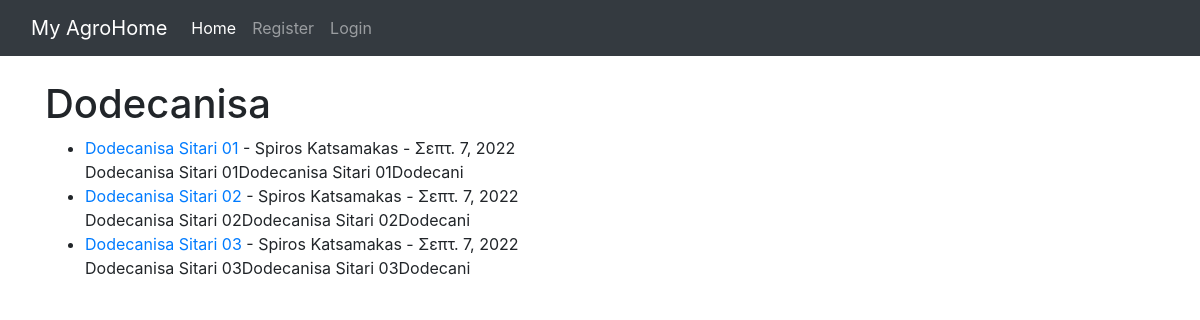
The page /region/Dodecanisa/ on the database as committed earlier.
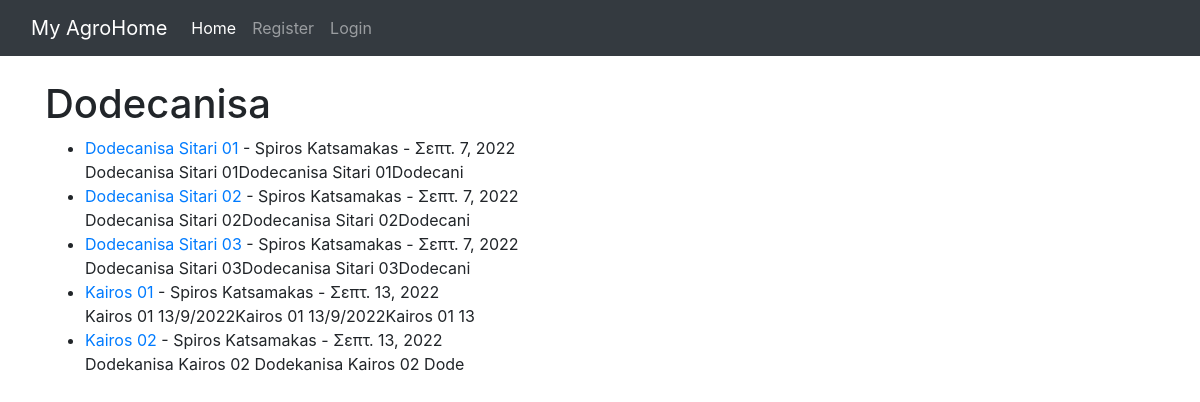
The same page on the database as committed later.
### theblog/models.py (models this page shows, shortened)
class Post(models.Model):
    title = models.CharField(max_length=255)
    title_tag = models.CharField(max_length=255)
    author = models.ForeignKey(User, on_delete=models.CASCADE)
    body = models.TextField()
    post_date = models.DateField(auto_now_add=True)
    category = models.CharField(max_length=255, default='coding')
    region = models.CharField(max_length=255, default='thessaly')

### theblog/views.py (the view)
# urls.py: path('region/<str:regs>/', RegionView, name='region'),
def RegionView(request, regs):
	region_posts = Post.objects.filter(region=regs.replace('-', ' '))
	return render(request, 'regions.html', {'regs':regs.replace('-', ' ').title(), 'region_posts':region_posts})

### theblog/templates/regions.html (shortened to what this page needs)
{% extends 'base.html' %}
{% block content %}
{% if region_posts %}
	<h1>{{ regs }}</h1>
	<ul>
	{% for region in region_posts %}
		<li><a href="{% url 'article-detail' region.pk %}">{{ region.title }}</a>
			- {{ region.author.first_name }} {{ region.author.last_name }} -
			{{ region.post_date }}  <br/>
		{{ region.body|slice:":50"|safe }}</li>
	{% endfor %}
	</ul>
{% else %}
	<h2>Sorry this page does not exist...</h2>
{% endif %}
{% endblock %}

Rows that differ between the two databases and show on the page:
added Post: title "Kairos 01", author.first_name "Spiros", author.last_name "Katsamakas", post_date "Σεπτ. 13, 2022", body "Kairos 01 13/9/2022Kairos 01 13/9/2022Kairos 01 13"
added Post: title "Kairos 02", author.first_name "Spiros", author.last_name "Katsamakas", post_date "Σεπτ. 13, 2022", body "Dodekanisa Kairos 02 Dodekanisa Kairos 02 Dode"
